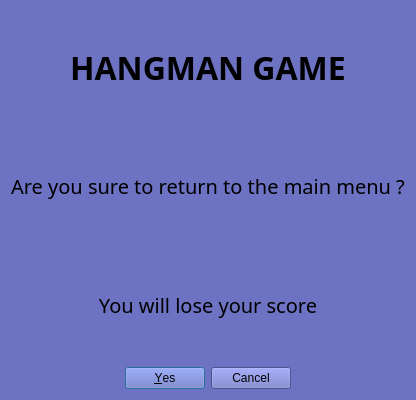
<?xml version="1.0" encoding="UTF-8"?>
<ui version="4.0">
 <class>Dialog</class>
 <widget class="QDialog" name="Dialog">
  <property name="geometry">
   <rect>
    <x>0</x>
    <y>0</y>
    <width>400</width>
    <height>400</height>
   </rect>
  </property>
  <property name="windowTitle">
   <string>Dialog</string>
  </property>
  <property name="styleSheet">
   <string notr="true">background-color: rgb(109, 114, 195);</string>
  </property>
  <layout class="QVBoxLayout" name="verticalLayout">
   <item>
    <widget class="QLabel" name="label_3">
     <property name="font">
      <font>
       <family>Tempus Sans ITC</family>
       <pointsize>24</pointsize>
       <bold>true</bold>
      </font>
     </property>
     <property name="styleSheet">
      <string notr="true"/>
     </property>
     <property name="text">
      <string>HANGMAN GAME</string>
     </property>
     <property name="alignment">
      <set>Qt::AlignmentFlag::AlignCenter</set>
     </property>
    </widget>
   </item>
   <item>
    <widget class="QLabel" name="label">
     <property name="font">
      <font>
       <family>Tempus Sans ITC</family>
       <pointsize>15</pointsize>
      </font>
     </property>
     <property name="text">
      <string>Are you sure to return to the main menu ?</string>
     </property>
     <property name="alignment">
      <set>Qt::AlignmentFlag::AlignCenter</set>
     </property>
    </widget>
   </item>
   <item>
    <widget class="QLabel" name="label_2">
     <property name="font">
      <font>
       <family>Tempus Sans ITC</family>
       <pointsize>15</pointsize>
      </font>
     </property>
     <property name="text">
      <string>You will lose your score</string>
     </property>
     <property name="alignment">
      <set>Qt::AlignmentFlag::AlignCenter</set>
     </property>
    </widget>
   </item>
   <item>
    <widget class="QDialogButtonBox" name="buttonBox">
     <property name="font">
      <font>
       <family>Tempus Sans ITC</family>
       <pointsize>13</pointsize>
      </font>
     </property>
     <property name="orientation">
      <enum>Qt::Orientation::Horizontal</enum>
     </property>
     <property name="standardButtons">
      <set>QDialogButtonBox::StandardButton::Cancel|QDialogButtonBox::StandardButton::Yes</set>
     </property>
     <property name="centerButtons">
      <bool>true</bool>
     </property>
    </widget>
   </item>
  </layout>
 </widget>
 <resources/>
 <connections>
  <connection>
   <sender>buttonBox</sender>
   <signal>accepted()</signal>
   <receiver>Dialog</receiver>
   <slot>accept()</slot>
   <hints>
    <hint type="sourcelabel">
     <x>248</x>
     <y>254</y>
    </hint>
    <hint type="destinationlabel">
     <x>157</x>
     <y>274</y>
    </hint>
   </hints>
  </connection>
  <connection>
   <sender>buttonBox</sender>
   <signal>rejected()</signal>
   <receiver>Dialog</receiver>
   <slot>reject()</slot>
   <hints>
    <hint type="sourcelabel">
     <x>316</x>
     <y>260</y>
    </hint>
    <hint type="destinationlabel">
     <x>286</x>
     <y>274</y>
    </hint>
   </hints>
  </connection>
 </connections>
</ui>
